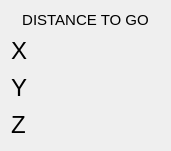
       <widget class="QWidget" name="verticalLayoutWidget_10">
        <property name="geometry">
         <rect>
          <x>210</x>
          <y>280</y>
          <width>171</width>
          <height>151</height>
         </rect>
        </property>
        <layout class="QVBoxLayout" name="verticalLayout_18">
         <item>
          <widget class="QLabel" name="label_86">
           <property name="font">
            <font>
             <pointsize>11</pointsize>
             <weight>50</weight>
             <bold>false</bold>
            </font>
           </property>
           <property name="autoFillBackground">
            <bool>false</bool>
           </property>
           <property name="text">
            <string>DISTANCE TO GO</string>
           </property>
           <property name="scaledContents">
            <bool>false</bool>
           </property>
           <property name="alignment">
            <set>Qt::AlignCenter</set>
           </property>
           <property name="wordWrap">
            <bool>true</bool>
           </property>
          </widget>
         </item>
         <item>
          <layout class="QHBoxLayout" name="horizontalLayout_70">
           <item>
            <widget class="QLabel" name="label_80">
             <property name="sizePolicy">
              <sizepolicy hsizetype="Minimum" vsizetype="Expanding">
               <horstretch>0</horstretch>
               <verstretch>0</verstretch>
              </sizepolicy>
             </property>
             <property name="font">
              <font>
               <pointsize>18</pointsize>
              </font>
             </property>
             <property name="text">
              <string>X</string>
             </property>
             <property name="alignment">
              <set>Qt::AlignCenter</set>
             </property>
            </widget>
           </item>
           <item>
            <widget class="DROLabel" name="drolabel_64">
             <property name="sizePolicy">
              <sizepolicy hsizetype="Expanding" vsizetype="Expanding">
               <horstretch>0</horstretch>
               <verstretch>0</verstretch>
              </sizepolicy>
             </property>
             <property name="font">
              <font>
               <pointsize>18</pointsize>
              </font>
             </property>
             <property name="alignment">
              <set>Qt::AlignRight|Qt::AlignTrailing|Qt::AlignVCenter</set>
             </property>
             <property name="rules" stdset="0">
              <string>[{&quot;name&quot;: &quot;Home Status&quot;, &quot;property&quot;: &quot;Style Sheet&quot;, &quot;expression&quot;: &quot;\&quot;color:rgb(0, 0, 0)\&quot; if ch[0] else \&quot;color:rgb(230, 0, 0)\&quot;&quot;, &quot;channels&quot;: [{&quot;url&quot;: &quot;status:all_axes_homed&quot;, &quot;trigger&quot;: true}]}]</string>
             </property>
             <property name="referenceType" stdset="0">
              <number>2</number>
             </property>
             <property name="axisNumber" stdset="0">
              <number>0</number>
             </property>
             <property name="inchFormat" stdset="0">
              <string>%9.4f</string>
             </property>
             <property name="millimeterFormat" stdset="0">
              <string>%10.3f</string>
             </property>
             <property name="degreeFormat" stdset="0">
              <string>%10.2f</string>
             </property>
             <property name="latheMode" stdset="0">
              <number>0</number>
             </property>
            </widget>
           </item>
          </layout>
         </item>
         <item>
          <layout class="QHBoxLayout" name="horizontalLayout_71">
           <item>
            <widget class="QLabel" name="label_81">
             <property name="sizePolicy">
              <sizepolicy hsizetype="Minimum" vsizetype="Expanding">
               <horstretch>0</horstretch>
               <verstretch>0</verstretch>
              </sizepolicy>
             </property>
             <property name="font">
              <font>
               <pointsize>18</pointsize>
              </font>
             </property>
             <property name="text">
              <string>Y</string>
             </property>
             <property name="alignment">
              <set>Qt::AlignCenter</set>
             </property>
            </widget>
           </item>
           <item>
            <widget class="DROLabel" name="drolabel_65">
             <property name="sizePolicy">
              <sizepolicy hsizetype="Expanding" vsizetype="Expanding">
               <horstretch>0</horstretch>
               <verstretch>0</verstretch>
              </sizepolicy>
             </property>
             <property name="font">
              <font>
               <pointsize>18</pointsize>
              </font>
             </property>
             <property name="alignment">
              <set>Qt::AlignRight|Qt::AlignTrailing|Qt::AlignVCenter</set>
             </property>
             <property name="rules" stdset="0">
              <string>[{&quot;name&quot;: &quot;Home Status&quot;, &quot;property&quot;: &quot;Style Sheet&quot;, &quot;expression&quot;: &quot;\&quot;color:rgb(0, 0, 0)\&quot; if ch[0] else \&quot;color:rgb(230, 0, 0)\&quot;&quot;, &quot;channels&quot;: [{&quot;url&quot;: &quot;status:all_axes_homed&quot;, &quot;trigger&quot;: true}]}]</string>
             </property>
             <property name="referenceType" stdset="0">
              <number>2</number>
             </property>
             <property name="axisNumber" stdset="0">
              <number>1</number>
             </property>
             <property name="inchFormat" stdset="0">
              <string>%9.4f</string>
             </property>
             <property name="millimeterFormat" stdset="0">
              <string>%10.3f</string>
             </property>
             <property name="degreeFormat" stdset="0">
              <string>%10.2f</string>
             </property>
             <property name="latheMode" stdset="0">
              <number>0</number>
             </property>
            </widget>
           </item>
          </layout>
         </item>
         <item>
          <layout class="QHBoxLayout" name="horizontalLayout_72">
           <item>
            <widget class="QLabel" name="label_82">
             <property name="sizePolicy">
              <sizepolicy hsizetype="Minimum" vsizetype="Expanding">
               <horstretch>0</horstretch>
               <verstretch>0</verstretch>
              </sizepolicy>
             </property>
             <property name="font">
              <font>
               <pointsize>18</pointsize>
              </font>
             </property>
             <property name="text">
              <string>Z</string>
             </property>
             <property name="alignment">
              <set>Qt::AlignCenter</set>
             </property>
            </widget>
           </item>
           <item>
            <widget class="DROLabel" name="drolabel_66">
             <property name="sizePolicy">
              <sizepolicy hsizetype="Expanding" vsizetype="Expanding">
               <horstretch>0</horstretch>
               <verstretch>0</verstretch>
              </sizepolicy>
             </property>
             <property name="font">
              <font>
               <pointsize>18</pointsize>
              </font>
             </property>
             <property name="alignment">
              <set>Qt::AlignRight|Qt::AlignTrailing|Qt::AlignVCenter</set>
             </property>
             <property name="rules" stdset="0">
              <string>[{&quot;name&quot;: &quot;Home Status&quot;, &quot;property&quot;: &quot;Style Sheet&quot;, &quot;expression&quot;: &quot;\&quot;color:rgb(0, 0, 0)\&quot; if ch[0] else \&quot;color:rgb(230, 0, 0)\&quot;&quot;, &quot;channels&quot;: [{&quot;url&quot;: &quot;status:all_axes_homed&quot;, &quot;trigger&quot;: true}]}]</string>
             </property>
             <property name="referenceType" stdset="0">
              <number>2</number>
             </property>
             <property name="axisNumber" stdset="0">
              <number>2</number>
             </property>
             <property name="inchFormat" stdset="0">
              <string>%9.4f</string>
             </property>
             <property name="millimeterFormat" stdset="0">
              <string>%10.3f</string>
             </property>
             <property name="degreeFormat" stdset="0">
              <string>%10.2f</string>
             </property>
             <property name="latheMode" stdset="0">
              <number>0</number>
             </property>
            </widget>
           </item>
          </layout>
         </item>
        </layout>
       </widget>
